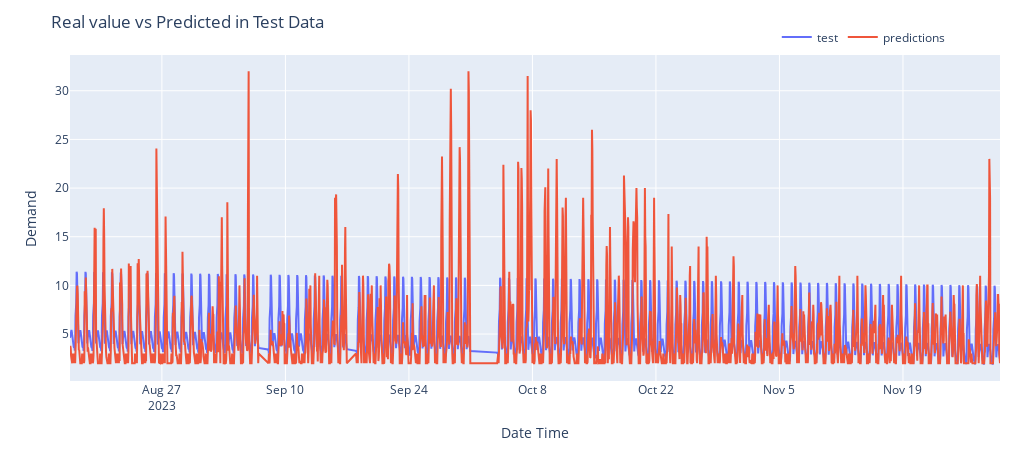

Notebook code cell kept with this figure:
### Code cell
import pandas as pd
import numpy as np
import matplotlib.pyplot as plt
from statsmodels.tsa.holtwinters import SimpleExpSmoothing, ExponentialSmoothing
df = pd.read_csv(parameters["dataset"]["path"], index_col=None)
df["Date"] = pd.to_datetime(df["Date"])

trainingSize = int(parameters["dataset"]["trainingSize"] * df.shape[0])
train = df.loc[:trainingSize].copy()
test = df.loc[trainingSize:].copy()

model_hw = ExponentialSmoothing(train['Demanda_kWh'], trend='add', seasonal='add', seasonal_periods=24).fit(smoothing_level=0.1, smoothing_trend=0.001, smoothing_seasonal=0.1, optimized=True)
ses_forecast = model_hw.forecast(len(test))

sema_mae = mean_absolute_error(test["Demanda_kWh"], ses_forecast)
mae, rmse, mape, mdape = calculate_metrics(test["Demanda_kWh"], ses_forecast)
print(f"MAE: {mae}, RMSE: {rmse}, MAPE: {mape}, MdAPE: {mdape}")
plotPredictions(test["Date"], test["Demanda_kWh"], ses_forecast)

### Figure 1 — Plotly figure (JSON) as saved in the notebook; plotly's stock layout.template omitted (floating-point values rounded to 4 significant figures; data arrays with more than 128 entries replaced by an {"elided": "..."} marker saying what was removed)
{"data": [{"mode": "lines", "name": "test", "type": "scatter", "x": {"elided": "2410 str values"}, "y": {"elided": "2410 float values"}}, {"mode": "lines", "name": "predictions", "type": "scatter", "x": {"elided": "2410 str values"}, "y": {"elided": "2410 float values"}}], "layout": {"height": 450, "legend": {"orientation": "h", "x": 0.76, "xanchor": "left", "y": 1.1, "yanchor": "top"}, "margin": {"b": 20, "l": 70, "r": 20, "t": 55}, "title": {"text": "Real value vs Predicted in Test Data"}, "width": 1020, "xaxis": {"title": {"text": "Date Time"}}, "yaxis": {"title": {"text": "Demand"}}}}
